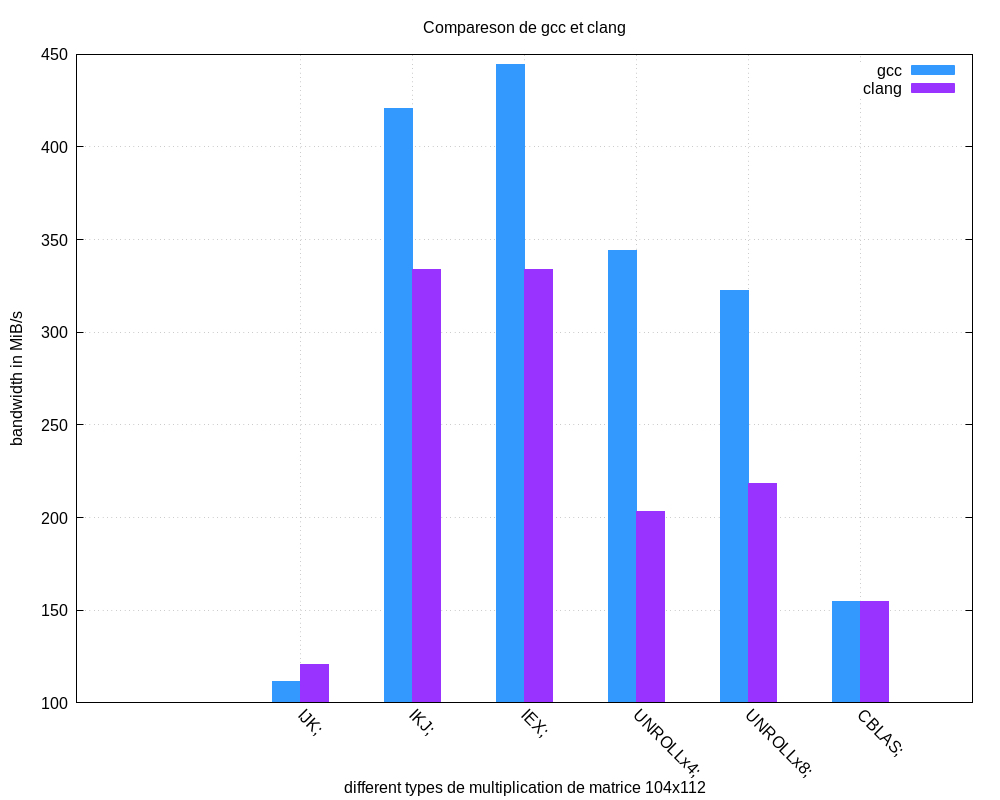

Recreate this plot in gnuplot.
set terminal pngcairo font 'arial,12' size 1000, 800
set output 'gcc_flags.png'

set style fill solid 1.00 
set style data histograms 
set grid

set xtics border in scale 0,0 nomirror rotate by -45 autojustify

set xrange [ * : * ]
set yrange [ * : * ]

set ylabel 'bandwidth in MiB/s'
set xlabel 'different types de multiplication de matrice 104x112'

set title "Compareson de gcc et clang"
plot '104-x-112-gcc-O3.dat' using 13:xtic(1) ti 'gcc' lc rgb '#3399FF', \
     '104-x-112-clang-O3.dat' using 13:xtic(1) ti 'clang' lc rgb '#9933FF'
